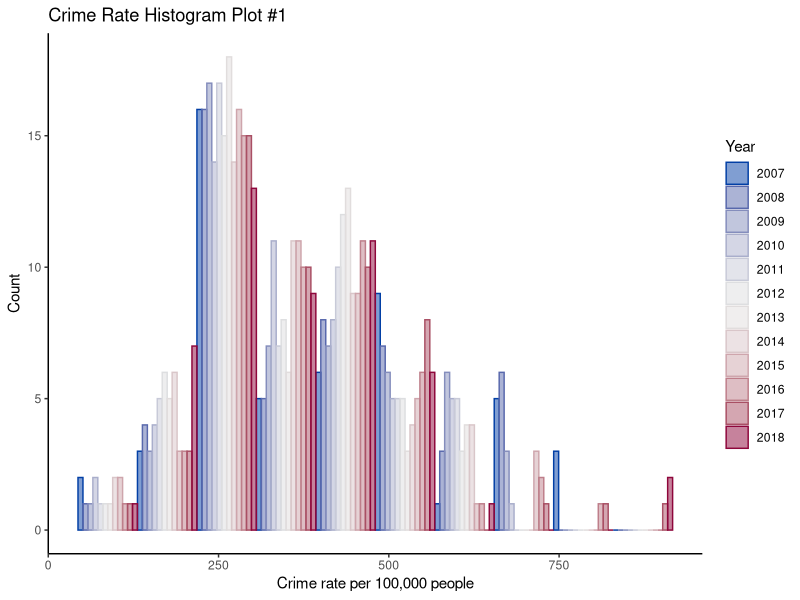
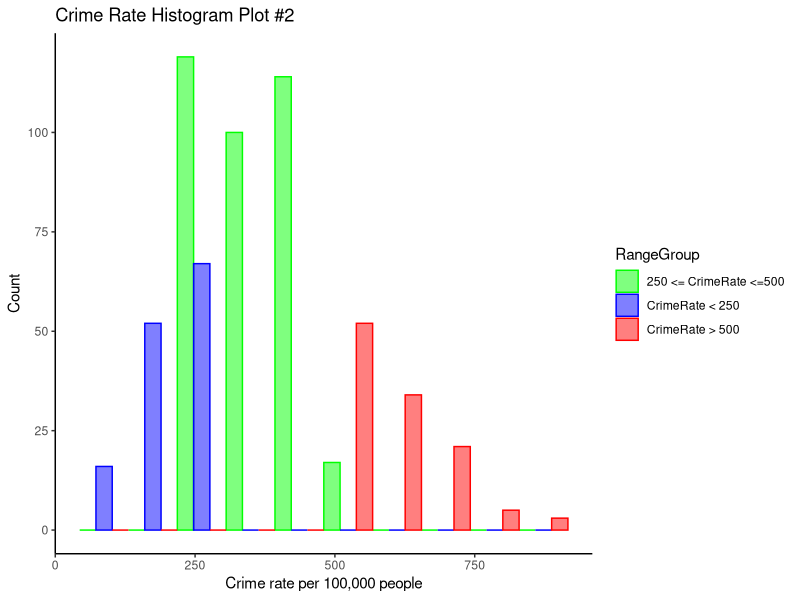

Write R code to recreate these figures, in order.
## ---- chunk 1
knitr::opts_chunk$set(echo = TRUE)
## ---- chunk 2
# Load tidyverse and colorspace libraries
library(tidyverse)
library(colorspace)
## ---- chunk 3
setwd("~/DSCI605")
## ---- chunk 4
# Load and inspect the dataset
df <- read.csv("Sampledata2.csv")
str(df)
head(df)
tail(df)
summary(df)
## ---- chunk 5
# Break the variable “CrimeRate” into three groups based on the range and create a new variable “RangeGroup”. You can use case_when() function.
df2 <- df %>% 
  mutate(RangeGroup = case_when(CrimeRate < 250 ~ "CrimeRate < 250",
                          250 <= CrimeRate & CrimeRate <= 500 ~ "250 <= CrimeRate <=500",
                          CrimeRate > 500 ~ "CrimeRate > 500"))

# Verify this worked by checking head() and tail(). Again, I used View(df2) but chose not to display all 600 rows.
head(df2)
tail(df2)
## ---- chunk 6
# Create the first color vector using colorspace.
n <- length(unique(df2$Year))
col1=colorspace::diverge_hcl(n)

# Create the second color vector using the colors green, blue, and red.
col2=c("green","blue","red")
## ---- chunk 7
# Plot a histogram of the variable “CrimateRate” and fill with the variable “Year”. Use the first color vector col1 for this graph.
df2 %>% 
  ggplot(aes(x=CrimeRate, color=as.factor(Year), fill=as.factor(Year))) +
  geom_histogram(position = "dodge", alpha=0.5, bins=10) +
  scale_color_manual(values=col1) +
  scale_fill_manual(values=col1) +
  labs(title="Crime Rate Histogram Plot #1", x="Crime rate per 100,000 people", y="Count") +
  guides(col=guide_legend("Year"), fill=guide_legend("Year")) +
  theme_classic()
## ---- chunk 8
# Plot a histogram of the variable “CrimeRate” and fill with the variable “RangeGroup”, which you created in Step3. Please use second color vector col2 for this graph.
df2 %>% 
  ggplot(aes(x=CrimeRate, color=as.factor(RangeGroup), fill=as.factor(RangeGroup))) +
  geom_histogram(position = "dodge", alpha=0.5, bins=10) +
  scale_color_manual(values=col2) +
  scale_fill_manual(values=col2) +
  labs(title="Crime Rate Histogram Plot #2", x="Crime rate per 100,000 people", y="Count") +
  guides(col=guide_legend("RangeGroup"), fill=guide_legend("RangeGroup")) +
  theme_classic()
